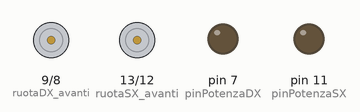
Recording of a sketch running on a simulated Arduino Uno, built with avr-gcc and run on an emulated ATmega328P. On the bench: motor-driver pin pairs drawn as motors (green arrow = first pin HIGH = forward, orange = second pin HIGH = backward, longer = more drive), output pins drawn as LEDs (lit = HIGH). What the sketch prints to the serial monitor is not drawn.

Above: at 0.1 s.
At 3.6 s:
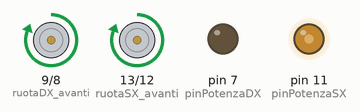
At 10.6 s:
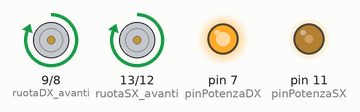
Timing chart, 0 to 14.1 s (numbered marks = the images above):
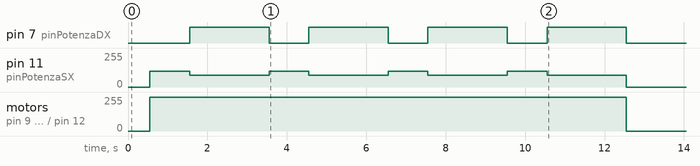

The sketch:

quadrato_lento.ino
```cpp
#include <Servo.h>
#include <SoftwareSerial.h>
#include <Adafruit_Sensor.h>
#include <Adafruit_BNO055.h>
#include <utility/imumaths.h>

// === Oggetti e pin ===

Servo myservo;
SoftwareSerial maestroSerial(19, 18); // Pololu
Adafruit_BNO055 bno = Adafruit_BNO055(55); // Giroscopio

const int trigger = 4;
const int echo = 3;

const int ruotaSX_indietro = 12;
const int ruotaSX_avanti = 13;
const int pinPotenzaSX = 11;
const int ruotaDX_indietro = 8;
const int ruotaDX_avanti = 9;
const int pinPotenzaDX = 7;

const int potenza_lenta = 120; // 🔹 Potenza ridotta per movimento lento
const int soglia_distanza_cm = 30;

bool programmaAvviato = false;

// === Setup ===

void setup() {
  Serial.begin(9600);
  maestroSerial.begin(9600);

  pinMode(trigger, OUTPUT);
  pinMode(echo, INPUT);
  digitalWrite(trigger, LOW);
  delay(50);

  pinMode(ruotaSX_indietro, OUTPUT);
  pinMode(ruotaSX_avanti, OUTPUT);
  pinMode(pinPotenzaSX, OUTPUT);
  pinMode(ruotaDX_indietro, OUTPUT);
  pinMode(ruotaDX_avanti, OUTPUT);
  pinMode(pinPotenzaDX, OUTPUT);

  fermaMotori();

  if (!bno.begin()) {
    Serial.println("Errore nel rilevare il BNO055");
    while (1);
  }

  bno.setExtCrystalUse(true);
  Serial.println("BNO055 pronto.");
  myservo.write(30);
}

// === Misurazione distanza ===

long misuraDistanza() {
  digitalWrite(trigger, LOW);
  delayMicroseconds(2);
  digitalWrite(trigger, HIGH);
  delayMicroseconds(10);
  digitalWrite(trigger, LOW);

  long durata = pulseIn(echo, HIGH, 30000); // massimo 30 ms
  long distanza_cm = durata * 0.034 / 2;

  return distanza_cm;
}

// === Movimento ===

void fermaMotori() {
  digitalWrite(ruotaSX_indietro, LOW);
  digitalWrite(ruotaSX_avanti, LOW);
  analogWrite(pinPotenzaSX, 0);
  digitalWrite(ruotaDX_indietro, LOW);
  digitalWrite(ruotaDX_avanti, LOW);
  analogWrite(pinPotenzaDX, 0);
}

void dritto(float secondi) {
  digitalWrite(ruotaSX_indietro, LOW);
  digitalWrite(ruotaSX_avanti, HIGH);
  analogWrite(pinPotenzaSX, potenza_lenta);
  digitalWrite(ruotaDX_indietro, LOW);
  digitalWrite(ruotaDX_avanti, HIGH);
  analogWrite(pinPotenzaDX, potenza_lenta);
  delay(secondi * 1000);
  fermaMotori();
}

void indietro(float secondi) {
  digitalWrite(ruotaSX_indietro, HIGH);
  digitalWrite(ruotaSX_avanti, LOW);
  analogWrite(pinPotenzaSX, potenza_lenta);
  digitalWrite(ruotaDX_indietro, HIGH);
  digitalWrite(ruotaDX_avanti, LOW);
  analogWrite(pinPotenzaDX, potenza_lenta);
  delay(secondi * 1000);
  fermaMotori();
}

// === Movimento curvo ===

void curva(bool destra, float durata_secondi, int intensita) {
  // 🔹 intensità minore = curva più morbida
  int pwm_sx, pwm_dx;
  if (destra) {
    pwm_sx = potenza_lenta - intensita;
    pwm_dx = potenza_lenta + intensita;
  } else {
    pwm_sx = potenza_lenta + intensita;
    pwm_dx = potenza_lenta - intensita;
  }

  pwm_sx = constrain(pwm_sx, 70, 255);
  pwm_dx = constrain(pwm_dx, 70, 255);

  digitalWrite(ruotaSX_indietro, LOW);
  digitalWrite(ruotaSX_avanti, HIGH);
  analogWrite(pinPotenzaSX, pwm_sx);

  digitalWrite(ruotaDX_indietro, LOW);
  digitalWrite(ruotaDX_avanti, HIGH);
  analogWrite(pinPotenzaDX, pwm_dx);

  delay(durata_secondi * 1000);
  fermaMotori();
}

// === Percorso quadrato lento ===

void eseguiQuadrato() {
  dritto(1.0);               // Avanza 1 metro lentamente
  curva(true, 2.0, 30);      // Curva destra lenta
  dritto(1.0);               // Avanza 50 cm lentamente
  curva(true, 2.0, 30);      // Curva destra lenta
  dritto(1.0);               // Avanza 50 cm lentamente
  curva(true, 2.0, 30);      // Curva destra lenta
  dritto(1.0);               // Avanza 50 cm lentamente
  curva(true, 2.0, 30);      // Curva destra lenta
}

// === Loop principale ===

void loop() {
  if (!programmaAvviato) {

    Serial.println("Oggetto rilevato. Avvio movimento lento.");
    programmaAvviato = true;
    delay(500);
    eseguiQuadrato();

    delay(1000); // Controlla ogni secondo
  }
}
```

Measured:
- by itself, pin 7 (pinPotenzaDX): alternates HIGH for 2.0 s and LOW for 1.0 s, 8 changes in all, then stays LOW
- by itself, pin 11 (pinPotenzaSX): repeats every 3.0 s: 90/255 2.0 s, 120/255 1.0 s, until it stays 0/255 from 12.6 s
- by itself, motor on pin 9 (ruotaDX_avanti) / pin 8 (ruotaDX_indietro), motor on pin 13 (ruotaSX_avanti) / pin 12 (ruotaSX_indietro): stopped → forward 255/255 at 0.55 s, → stopped 12.0 s later
